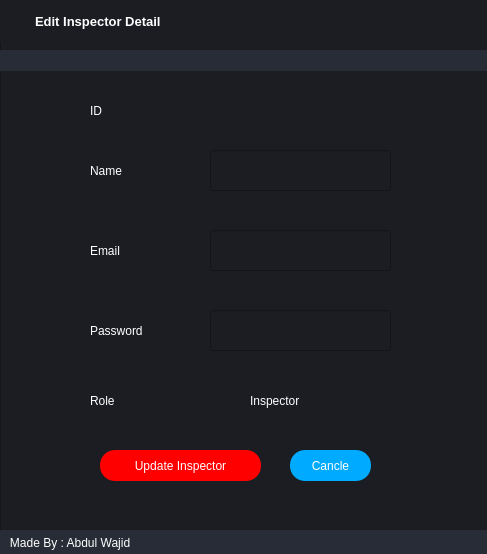
<?xml version="1.0" encoding="UTF-8"?>
<ui version="4.0">
 <class>MainWindow</class>
 <widget class="QMainWindow" name="MainWindow">
  <property name="geometry">
   <rect>
    <x>0</x>
    <y>0</y>
    <width>487</width>
    <height>554</height>
   </rect>
  </property>
  <property name="windowTitle">
   <string>MainWindow</string>
  </property>
  <widget class="QWidget" name="centralwidget">
   <widget class="QFrame" name="frame_2">
    <property name="geometry">
     <rect>
      <x>0</x>
      <y>70</y>
      <width>491</width>
      <height>461</height>
     </rect>
    </property>
    <property name="styleSheet">
     <string notr="true">background-color: rgb(27, 29, 35);</string>
    </property>
    <property name="frameShape">
     <enum>QFrame::StyledPanel</enum>
    </property>
    <property name="frameShadow">
     <enum>QFrame::Raised</enum>
    </property>
    <widget class="QPushButton" name="addInspector">
     <property name="geometry">
      <rect>
       <x>100</x>
       <y>380</y>
       <width>161</width>
       <height>31</height>
      </rect>
     </property>
     <property name="styleSheet">
      <string notr="true">color: rgb(255, 255, 255);

background-color: rgb(255, 0, 0);

font: 75 10pt &quot;MS Shell Dlg 2&quot;;

border-width: 2px;

border-radius: 15px;

padding: 4px;
</string>
     </property>
     <property name="text">
      <string>Update Inspector</string>
     </property>
     <property name="icon">
      <iconset>
       <normaloff>../../Desktop App/icons/24x24/cil-plus.png</normaloff>../../Desktop App/icons/24x24/cil-plus.png</iconset>
     </property>
     <property name="iconSize">
      <size>
       <width>16</width>
       <height>16</height>
      </size>
     </property>
    </widget>
    <widget class="QPushButton" name="cancle">
     <property name="geometry">
      <rect>
       <x>290</x>
       <y>380</y>
       <width>81</width>
       <height>31</height>
      </rect>
     </property>
     <property name="styleSheet">
      <string notr="true">color: rgb(255, 255, 255);

background-color: rgb(0, 170, 255);

font: 75 10pt &quot;MS Shell Dlg 2&quot;;

border-width: 2px;

border-radius: 15px;

padding: 4px;
</string>
     </property>
     <property name="text">
      <string>Cancle</string>
     </property>
     <property name="icon">
      <iconset>
       <normaloff>../../Desktop App/icons/24x24/cil-plus.png</normaloff>../../Desktop App/icons/24x24/cil-plus.png</iconset>
     </property>
     <property name="iconSize">
      <size>
       <width>16</width>
       <height>16</height>
      </size>
     </property>
    </widget>
    <widget class="QLineEdit" name="nameLineEdit">
     <property name="geometry">
      <rect>
       <x>210</x>
       <y>80</y>
       <width>181</width>
       <height>41</height>
      </rect>
     </property>
     <property name="styleSheet">
      <string notr="true">color: rgb(255, 255, 255);</string>
     </property>
    </widget>
    <widget class="QLineEdit" name="emailLineEdit">
     <property name="geometry">
      <rect>
       <x>210</x>
       <y>160</y>
       <width>181</width>
       <height>41</height>
      </rect>
     </property>
     <property name="styleSheet">
      <string notr="true">color: rgb(255, 255, 255);</string>
     </property>
    </widget>
    <widget class="QLineEdit" name="passwordLineEdit">
     <property name="geometry">
      <rect>
       <x>210</x>
       <y>240</y>
       <width>181</width>
       <height>41</height>
      </rect>
     </property>
     <property name="styleSheet">
      <string notr="true">color: rgb(255, 255, 255);</string>
     </property>
    </widget>
    <widget class="QLabel" name="label_5">
     <property name="geometry">
      <rect>
       <x>90</x>
       <y>80</y>
       <width>51</width>
       <height>41</height>
      </rect>
     </property>
     <property name="styleSheet">
      <string notr="true">color: rgb(255, 255, 255);
font: 75 14pt &quot;MS Shell Dlg 2&quot;;</string>
     </property>
     <property name="text">
      <string>Name</string>
     </property>
    </widget>
    <widget class="QLabel" name="label_6">
     <property name="geometry">
      <rect>
       <x>90</x>
       <y>160</y>
       <width>51</width>
       <height>41</height>
      </rect>
     </property>
     <property name="styleSheet">
      <string notr="true">color: rgb(255, 255, 255);
font: 75 14pt &quot;MS Shell Dlg 2&quot;;</string>
     </property>
     <property name="text">
      <string>Email</string>
     </property>
    </widget>
    <widget class="QLabel" name="label_7">
     <property name="geometry">
      <rect>
       <x>90</x>
       <y>240</y>
       <width>81</width>
       <height>41</height>
      </rect>
     </property>
     <property name="styleSheet">
      <string notr="true">color: rgb(255, 255, 255);
font: 75 14pt &quot;MS Shell Dlg 2&quot;;</string>
     </property>
     <property name="text">
      <string>Password</string>
     </property>
    </widget>
    <widget class="QLabel" name="label_8">
     <property name="geometry">
      <rect>
       <x>90</x>
       <y>310</y>
       <width>41</width>
       <height>41</height>
      </rect>
     </property>
     <property name="styleSheet">
      <string notr="true">color: rgb(255, 255, 255);
font: 75 14pt &quot;MS Shell Dlg 2&quot;;</string>
     </property>
     <property name="text">
      <string>Role</string>
     </property>
    </widget>
    <widget class="QLabel" name="label_9">
     <property name="geometry">
      <rect>
       <x>250</x>
       <y>310</y>
       <width>91</width>
       <height>41</height>
      </rect>
     </property>
     <property name="styleSheet">
      <string notr="true">color: rgb(255, 255, 255);
font: 75 14pt &quot;MS Shell Dlg 2&quot;;</string>
     </property>
     <property name="text">
      <string>Inspector</string>
     </property>
    </widget>
    <widget class="QLabel" name="userID">
     <property name="geometry">
      <rect>
       <x>210</x>
       <y>20</y>
       <width>51</width>
       <height>41</height>
      </rect>
     </property>
     <property name="styleSheet">
      <string notr="true">color: rgb(255, 255, 255);
font: 75 14pt &quot;MS Shell Dlg 2&quot;;</string>
     </property>
     <property name="text">
      <string/>
     </property>
    </widget>
    <widget class="QLabel" name="label_10">
     <property name="geometry">
      <rect>
       <x>90</x>
       <y>20</y>
       <width>51</width>
       <height>41</height>
      </rect>
     </property>
     <property name="styleSheet">
      <string notr="true">color: rgb(255, 255, 255);
font: 75 14pt &quot;MS Shell Dlg 2&quot;;</string>
     </property>
     <property name="text">
      <string>ID</string>
     </property>
    </widget>
   </widget>
   <widget class="QLabel" name="label_credits">
    <property name="geometry">
     <rect>
      <x>0</x>
      <y>530</y>
      <width>491</width>
      <height>25</height>
     </rect>
    </property>
    <property name="font">
     <font>
      <family>Segoe UI</family>
     </font>
    </property>
    <property name="styleSheet">
     <string notr="true">background-color: rgb(39, 44, 54);
color: rgb(255, 255, 255);</string>
    </property>
    <property name="text">
     <string>   Made By : Abdul Wajid</string>
    </property>
   </widget>
   <widget class="QFrame" name="frame">
    <property name="geometry">
     <rect>
      <x>0</x>
      <y>0</y>
      <width>491</width>
      <height>71</height>
     </rect>
    </property>
    <property name="styleSheet">
     <string notr="true">background-color: rgb(27, 29, 35);</string>
    </property>
    <property name="frameShape">
     <enum>QFrame::StyledPanel</enum>
    </property>
    <property name="frameShadow">
     <enum>QFrame::Raised</enum>
    </property>
    <widget class="QFrame" name="frame_label_top_btns">
     <property name="geometry">
      <rect>
       <x>0</x>
       <y>0</y>
       <width>641</width>
       <height>42</height>
      </rect>
     </property>
     <property name="sizePolicy">
      <sizepolicy hsizetype="Expanding" vsizetype="Preferred">
       <horstretch>0</horstretch>
       <verstretch>0</verstretch>
      </sizepolicy>
     </property>
     <property name="frameShape">
      <enum>QFrame::NoFrame</enum>
     </property>
     <property name="frameShadow">
      <enum>QFrame::Raised</enum>
     </property>
     <layout class="QHBoxLayout" name="horizontalLayout_10">
      <property name="spacing">
       <number>0</number>
      </property>
      <property name="leftMargin">
       <number>5</number>
      </property>
      <property name="topMargin">
       <number>0</number>
      </property>
      <property name="rightMargin">
       <number>10</number>
      </property>
      <property name="bottomMargin">
       <number>0</number>
      </property>
      <item>
       <widget class="QFrame" name="frame_icon_top_bar_2">
        <property name="maximumSize">
         <size>
          <width>30</width>
          <height>30</height>
         </size>
        </property>
        <property name="styleSheet">
         <string notr="true">background: transparent;
background-image: url(:/16x16/icons/16x16/cil-terminal.png);
background-position: center;
background-repeat: no-repeat;
</string>
        </property>
        <property name="frameShape">
         <enum>QFrame::StyledPanel</enum>
        </property>
        <property name="frameShadow">
         <enum>QFrame::Raised</enum>
        </property>
        <widget class="QLabel" name="label_2">
         <property name="geometry">
          <rect>
           <x>6</x>
           <y>5</y>
           <width>20</width>
           <height>21</height>
          </rect>
         </property>
         <property name="text">
          <string/>
         </property>
         <property name="pixmap">
          <pixmap>../../Desktop App/icons/16x16/cil-home.png</pixmap>
         </property>
        </widget>
       </widget>
      </item>
      <item>
       <widget class="QLabel" name="label_title_bar_top">
        <property name="font">
         <font>
          <family>Segoe UI</family>
          <pointsize>10</pointsize>
          <weight>75</weight>
          <bold>true</bold>
         </font>
        </property>
        <property name="styleSheet">
         <string notr="true">background: transparent;
color: rgb(255, 255, 255);
</string>
        </property>
        <property name="text">
         <string>Edit Inspector Detail</string>
        </property>
       </widget>
      </item>
     </layout>
    </widget>
    <widget class="QPushButton" name="btn_close">
     <property name="geometry">
      <rect>
       <x>450</x>
       <y>0</y>
       <width>40</width>
       <height>42</height>
      </rect>
     </property>
     <property name="sizePolicy">
      <sizepolicy hsizetype="Minimum" vsizetype="Expanding">
       <horstretch>0</horstretch>
       <verstretch>0</verstretch>
      </sizepolicy>
     </property>
     <property name="minimumSize">
      <size>
       <width>40</width>
       <height>0</height>
      </size>
     </property>
     <property name="maximumSize">
      <size>
       <width>40</width>
       <height>16777215</height>
      </size>
     </property>
     <property name="toolTip">
      <string>Close</string>
     </property>
     <property name="styleSheet">
      <string notr="true">QPushButton {	
	border: none;
	background-color: transparent;
}
QPushButton:hover {
	background-color: rgb(52, 59, 72);
}
QPushButton:pressed {	
	background-color: rgb(85, 170, 255);
}</string>
     </property>
     <property name="text">
      <string/>
     </property>
     <property name="icon">
      <iconset>
       <normaloff>icons/24x24/cil-x.png</normaloff>icons/24x24/cil-x.png</iconset>
     </property>
    </widget>
    <widget class="QPushButton" name="btn_minimize">
     <property name="geometry">
      <rect>
       <x>370</x>
       <y>0</y>
       <width>40</width>
       <height>42</height>
      </rect>
     </property>
     <property name="sizePolicy">
      <sizepolicy hsizetype="Minimum" vsizetype="Expanding">
       <horstretch>0</horstretch>
       <verstretch>0</verstretch>
      </sizepolicy>
     </property>
     <property name="minimumSize">
      <size>
       <width>40</width>
       <height>0</height>
      </size>
     </property>
     <property name="maximumSize">
      <size>
       <width>40</width>
       <height>16777215</height>
      </size>
     </property>
     <property name="toolTip">
      <string>Minimize</string>
     </property>
     <property name="styleSheet">
      <string notr="true">QPushButton {	
	border: none;
	background-color: transparent;
}
QPushButton:hover {
	background-color: rgb(52, 59, 72);
}
QPushButton:pressed {	
	background-color: rgb(85, 170, 255);
}</string>
     </property>
     <property name="text">
      <string/>
     </property>
     <property name="icon">
      <iconset>
       <normaloff>icons/24x24/cil-window-minimize.png</normaloff>icons/24x24/cil-window-minimize.png</iconset>
     </property>
    </widget>
    <widget class="QPushButton" name="btn_maximize_restore">
     <property name="geometry">
      <rect>
       <x>410</x>
       <y>0</y>
       <width>40</width>
       <height>42</height>
      </rect>
     </property>
     <property name="sizePolicy">
      <sizepolicy hsizetype="Minimum" vsizetype="Expanding">
       <horstretch>0</horstretch>
       <verstretch>0</verstretch>
      </sizepolicy>
     </property>
     <property name="minimumSize">
      <size>
       <width>40</width>
       <height>0</height>
      </size>
     </property>
     <property name="maximumSize">
      <size>
       <width>40</width>
       <height>16777215</height>
      </size>
     </property>
     <property name="toolTip">
      <string>Maximize</string>
     </property>
     <property name="styleSheet">
      <string notr="true">QPushButton {	
	border: none;
	background-color: transparent;
}
QPushButton:hover {
	background-color: rgb(52, 59, 72);
}
QPushButton:pressed {	
	background-color: rgb(85, 170, 255);
}</string>
     </property>
     <property name="text">
      <string/>
     </property>
     <property name="icon">
      <iconset>
       <normaloff>icons/24x24/cil-window-maximize.png</normaloff>icons/24x24/cil-window-maximize.png</iconset>
     </property>
    </widget>
    <widget class="QFrame" name="frame_top_info">
     <property name="geometry">
      <rect>
       <x>-10</x>
       <y>50</y>
       <width>501</width>
       <height>23</height>
      </rect>
     </property>
     <property name="maximumSize">
      <size>
       <width>16777215</width>
       <height>65</height>
      </size>
     </property>
     <property name="styleSheet">
      <string notr="true">background-color: rgb(39, 44, 54);</string>
     </property>
     <property name="frameShape">
      <enum>QFrame::NoFrame</enum>
     </property>
     <property name="frameShadow">
      <enum>QFrame::Raised</enum>
     </property>
     <layout class="QHBoxLayout" name="horizontalLayout_8">
      <property name="spacing">
       <number>0</number>
      </property>
      <property name="leftMargin">
       <number>10</number>
      </property>
      <property name="topMargin">
       <number>0</number>
      </property>
      <property name="rightMargin">
       <number>10</number>
      </property>
      <property name="bottomMargin">
       <number>0</number>
      </property>
     </layout>
    </widget>
   </widget>
  </widget>
 </widget>
 <resources/>
 <connections/>
</ui>
